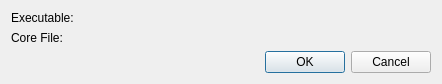
<?xml version="1.0" encoding="UTF-8"?>
<ui version="4.0">
 <class>SelectCoreDialog</class>
 <widget class="QDialog" name="SelectCoreDialog">
  <property name="geometry">
   <rect>
    <x>0</x>
    <y>0</y>
    <width>442</width>
    <height>83</height>
   </rect>
  </property>
  <layout class="QFormLayout" name="formLayout">
   <item row="0" column="0">
    <widget class="QLabel" name="label">
     <property name="text">
      <string>Executable:</string>
     </property>
    </widget>
   </item>
   <item row="0" column="1">
    <widget class="KUrlRequester" name="executableFile"/>
   </item>
   <item row="1" column="0">
    <widget class="QLabel" name="label_2">
     <property name="text">
      <string>Core File:</string>
     </property>
    </widget>
   </item>
   <item row="1" column="1">
    <widget class="KUrlRequester" name="coreFile"/>
   </item>
   <item row="2" column="0" colspan="2">
    <widget class="QDialogButtonBox" name="buttonBox">
     <property name="standardButtons">
      <set>QDialogButtonBox::Cancel|QDialogButtonBox::Ok</set>
     </property>
    </widget>
   </item>
  </layout>
 </widget>
 <customwidgets>
  <customwidget>
   <class>KUrlRequester</class>
   <extends>QWidget</extends>
   <header>kurlrequester.h</header>
   <container>1</container>
  </customwidget>
 </customwidgets>
 <resources/>
 <connections>
  <connection>
   <sender>buttonBox</sender>
   <signal>accepted()</signal>
   <receiver>SelectCoreDialog</receiver>
   <slot>accept()</slot>
   <hints>
    <hint type="sourcelabel">
     <x>316</x>
     <y>65</y>
    </hint>
    <hint type="destinationlabel">
     <x>316</x>
     <y>89</y>
    </hint>
   </hints>
  </connection>
  <connection>
   <sender>buttonBox</sender>
   <signal>rejected()</signal>
   <receiver>SelectCoreDialog</receiver>
   <slot>reject()</slot>
   <hints>
    <hint type="sourcelabel">
     <x>396</x>
     <y>63</y>
    </hint>
    <hint type="destinationlabel">
     <x>396</x>
     <y>88</y>
    </hint>
   </hints>
  </connection>
 </connections>
</ui>
